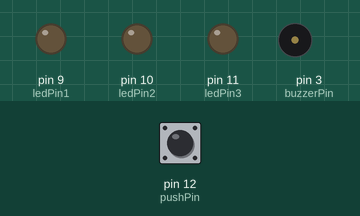
Recording of a sketch running on a simulated Arduino Uno, built with avr-gcc and run on an emulated ATmega328P. On the bench: output pins drawn as LEDs (lit = HIGH), buzzer (waves = sounding). The test bench sets the inputs (shaded band); at power-on: pin 12 (pushPin) LOW. Random numbers use the default seed unless the sketch sets one; what the sketch prints to the serial monitor is not drawn.

Above: at 1.2 s.
1.3 s: pin 12 (pushPin) pulled HIGH for 0.15 s
At 1.66 s:
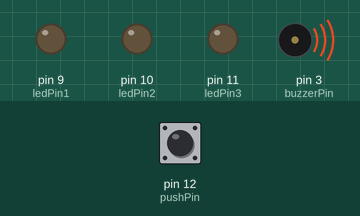
3.3 s: pin 12 (pushPin) pulled HIGH for 1 s
At 3.45 s:
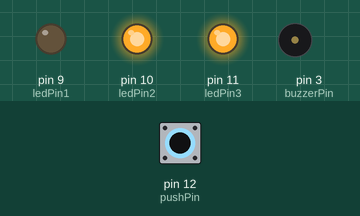
6.3 s: pin 12 (pushPin) pulled HIGH for 0.15 s
At 7.7 s:
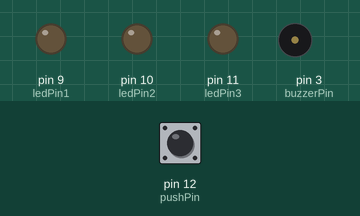
8.0 s: pin 12 (pushPin) pulled HIGH for 3.2 s
At 8.15 s:
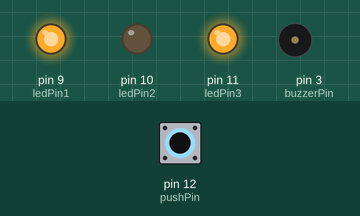
Timing chart, 0 to 12.7 s (numbered marks = the images above; inputs shaded):
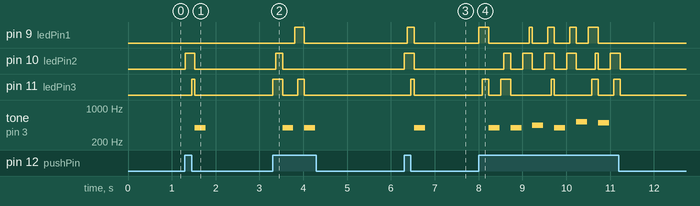

The sketch:

Embodies_Electronic_Emotions.ino
```cpp
//Maanya Goenka
//CS 232
//01.28.2020
//birthday and noteDurations arrays were adapted from create.arduino.cc

#include "pitches.h" //adding the note library

int buzzerPin = 3;
int pushPin = 12;
int ledPin1 = 9;
int ledPin2 = 10;
int ledPin3 = 11;

int birthday[]=     //array of notes that are used for the birthday song
  {NOTE_G4, NOTE_G4, NOTE_A4, NOTE_G4, NOTE_C5, NOTE_B4, 0,
  NOTE_G4, NOTE_G4, NOTE_A4, NOTE_G4, NOTE_D5, NOTE_C5, 0,
  NOTE_G4, NOTE_G4, NOTE_G5, NOTE_E5, NOTE_C5, NOTE_B4, NOTE_A4, 0,
  NOTE_F5, NOTE_F5, NOTE_E5, NOTE_C5, NOTE_D5, NOTE_C5};
int durations[]={4, 4, 4, 4, 4, 4, 8, 4, 4, 4,
                 4, 4, 4, 8, 4, 4, 4, 4, 4, 4,
                 4, 8, 4, 4, 4, 4, 4, 4}; //durations of the corresponsing notes

void setup(){
  pinMode(buzzerPin, OUTPUT);
  pinMode(pushPin, INPUT);
  pinMode(ledPin1, OUTPUT);
  pinMode(ledPin2, OUTPUT);
  pinMode(ledPin3, OUTPUT);
  Serial.begin(9600);
}

void loop(){
  int stateOfButton = digitalRead(pushPin); //reading the digital input
  if(stateOfButton == 1){
    for(int i=0; i<28; i++){
      analogWrite(random(9,12), 255); //random lighting up of lEDs
      delay(75);
      analogWrite(random(9,12), 255);
      delay(75);
      analogWrite(random(9,12), 255);
      delay(75);
      analogWrite(ledPin1, 0);
      analogWrite(ledPin2, 0);
      analogWrite(ledPin3, 0);
      int noteDuration = 1000/durations[i]; //calculating the note duration by dividing a second by note type
      tone(buzzerPin, birthday[i], noteDuration);
      int pauseTime = noteDuration * 1.1;   //setting a pause time between notes
      delay(pauseTime);
      if(digitalRead(pushPin) == 0)
      break;
      Serial.println(stateOfButton);
    }
    delay(1000);
  }
  else{
    Serial.println(stateOfButton);
    noTone(buzzerPin);
    analogWrite(ledPin1, 0);
    analogWrite(ledPin2, 0);
    analogWrite(ledPin3, 0);
    stateOfButton = digitalRead(pushPin);
  }
}
```

Measured:
- after the input at 1.3 s, pin 10 (ledPin2): LOW → HIGH at once, → LOW 0.23 s later; pin 11 (ledPin3): LOW → HIGH after 0.15 s, → LOW 0.08 s later; tone on pin 3 (buzzerPin): silent → 392 Hz after 0.23 s, → silent 0.25 s later
- after the input at 3.3 s, pin 9 (ledPin1): LOW → HIGH after 0.50 s, → LOW 0.23 s later; pin 10 (ledPin2): LOW → HIGH after 0.08 s, → LOW 0.15 s later
- after the input at 6.3 s, pin 9 (ledPin1): LOW → HIGH after 0.08 s, → LOW 0.15 s later; pin 10 (ledPin2): LOW → HIGH at once, → LOW 0.23 s later; pin 11 (ledPin3): LOW → HIGH after 0.15 s, → LOW 0.08 s later; tone on pin 3 (buzzerPin): silent → 392 Hz after 0.23 s, → silent 0.25 s later
- after the input at 8.0 s, pin 10 (ledPin2): goes HIGH 0.15 s, 3 × (LOW 0.28 s, HIGH 0.23 s), LOW 0.43 s, HIGH 0.08 s, LOW 0.28 s, HIGH 0.23 s, then LOW, starting after 0.58 s; pin 11 (ledPin3): LOW → HIGH after 0.08 s, → LOW 0.15 s later, → HIGH 0.28 s later, → LOW 0.23 s later, … (10 changes in this stretch)
